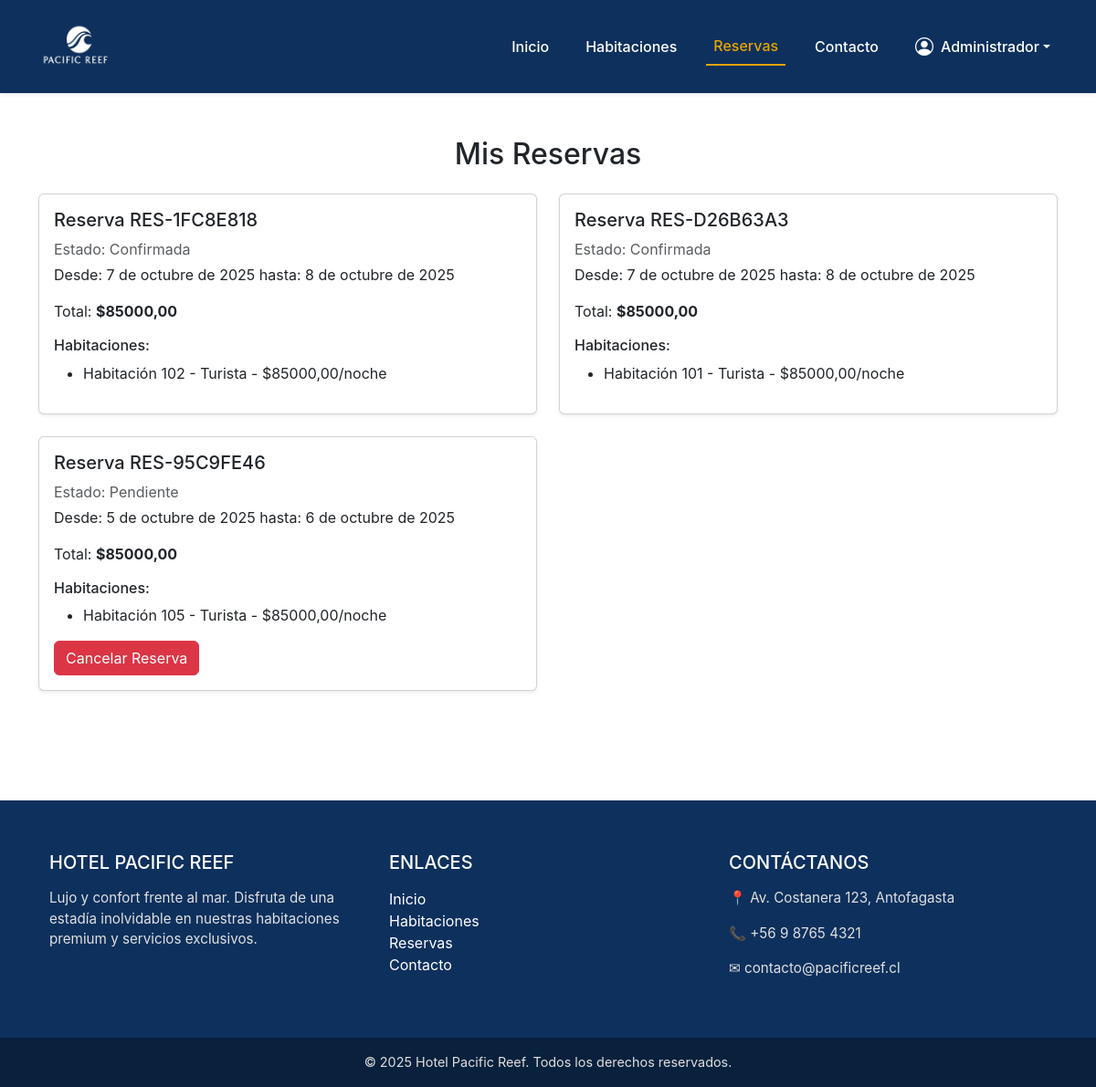
The app's page /reservas/ (signed in) with its own data.
### Hotel/models.py (models this page shows, shortened)
class Reserva(models.Model):
    codigo_reserva = models.CharField(max_length=50, unique=True)
    huesped = models.ForeignKey(
        Huesped, on_delete=models.CASCADE, related_name="reservas")
    fecha_inicio = models.DateField()
    fecha_fin = models.DateField()
    estado = models.CharField(max_length=30, default='Pendiente')
    total = models.DecimalField(max_digits=12, decimal_places=2)
    fecha_creacion = models.DateTimeField(auto_now_add=True)

class ReservaHabitacion(models.Model):
    reserva = models.ForeignKey(
        Reserva, on_delete=models.CASCADE, related_name="habitaciones")
    habitacion = models.ForeignKey(Habitacion, on_delete=models.CASCADE)
    precio_por_noche = models.DecimalField(max_digits=10, decimal_places=2)

class Habitacion(models.Model):
    ESTADO_CHOICES = [
        ('Disponible', 'Disponible'),
        ('Ocupada', 'Ocupada'),
        ('Limpieza', 'Limpieza'),
        ('Mantenimiento', 'Mantenimiento'),
        ('Reservada', 'Reservada'),
    ]
    CATEGORIA_CHOICES = [
        ('Turista', 'Turista'),
        ('Premium', 'Premium'),
    ]
    numero = models.CharField(max_length=10, unique=True)
    piso = models.IntegerField()
    categoria = models.CharField(max_length=50, choices=CATEGORIA_CHOICES)
    estado = models.CharField(max_length=30, choices=ESTADO_CHOICES, default='Disponible')
    precio_diario = models.DecimalField(max_digits=10, decimal_places=2)
    descripcion = models.TextField(blank=True, null=True)
    imagen_principal = models.ImageField(upload_to='habitaciones/', blank=True, null=True)
    capacidad = models.IntegerField(default=2)
    equipamiento = models.TextField(blank=True, null=True, help_text="Lista de equipamiento separado por comas")

### Hotel/views.py (the view)
# urls.py: path("reservas/", views.ver_reservas, name="ver_reservas"),
def ver_reservas(request):
    if not request.session.get("huesped_id"):
        messages.warning(request, "Debe iniciar sesión para ver sus reservas.")
        return redirect("login")
    huesped = Huesped.objects.get(id=request.session["huesped_id"])
    reservas_list = Reserva.objects.filter(huesped=huesped).order_by("-fecha_creacion")
    return render(request, "reservas.html", {"reservas": reservas_list})

### Hotel/templates/reservas.html (shortened to what this page needs)
{% extends "base.html" %}
{% load static %}
{% block content %}
<div class="container py-5">
    <h2 class="text-center mb-4">Mis Reservas</h2>
    {% if reservas %}
    <div class="row">
        {% for reserva in reservas %}
        <div class="col-md-6 mb-4">
            <div class="card shadow-sm h-100">
                <div class="card-body">
                    <h5 class="card-title">Reserva {{ reserva.codigo_reserva }}</h5>
                    <p class="text-muted mb-1">Estado: {{ reserva.estado }}</p>
                    <p>Desde: {{ reserva.fecha_inicio }} hasta: {{ reserva.fecha_fin }}</p>
                    <p>Total: <strong>${{ reserva.total }}</strong></p>
                    <h6>Habitaciones:</h6>
                    <ul>
                        {% for rh in reserva.habitaciones.all %}
                        <li>Habitación {{ rh.habitacion.numero }} - {{ rh.habitacion.categoria }} - ${{ rh.precio_por_noche }}/noche</li>
                        {% endfor %}
                    </ul>
                    {% if reserva.estado == 'Pendiente' %}
                    <form method="post" action="{% url 'cancelar_reserva' reserva.id %}">
                        <button type="submit" class="btn btn-danger">Cancelar Reserva</button>
                    </form>
                    {% endif %}
                </div>
            </div>
        </div>
        {% endfor %}
    </div>
    {% else %}
        <p class="text-center text-muted">No tienes reservas realizadas.</p>
    {% endif %}
</div>
{% endblock %}

### Hotel/static/css/styles.css (style rules this page uses)
:root { --azul-pacifico: #0E305D; --turquesa-coral: #2AB7CA; --arena-suave: #F5E3C3; --oro-arena: #E6A500; --gris-perla: #E0E0E0; --blanco-puro: #FFFFFF; }
body { font-family: -apple-system, BlinkMacSystemFont, 'Segoe UI', Roboto, sans-serif; }

### records on screen
Reserva: codigo_reserva "RES-1FC8E818", estado "Confirmada", fecha_inicio "7 de octubre de 2025", fecha_fin "8 de octubre de 2025", total "85000,00"
ReservaHabitacion: habitacion.numero "102", habitacion.categoria "Turista", precio_por_noche "85000,00"
Reserva: codigo_reserva "RES-D26B63A3", estado "Confirmada", fecha_inicio "7 de octubre de 2025", fecha_fin "8 de octubre de 2025", total "85000,00"
ReservaHabitacion: habitacion.numero "101", habitacion.categoria "Turista", precio_por_noche "85000,00"
Reserva: codigo_reserva "RES-95C9FE46", estado "Pendiente", fecha_inicio "5 de octubre de 2025", fecha_fin "6 de octubre de 2025", total "85000,00", shows "Cancelar Reserva"
ReservaHabitacion: habitacion.numero "105", habitacion.categoria "Turista", precio_por_noche "85000,00"

### other values on screen
{{ request.session.huesped_nombre }} "Administrador"
